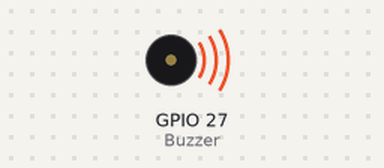
Simulated run of this sketch. Board: ESP32. Shown: buzzer (waves = sounding, pin HIGH).

Above: at 0.5 s.
Timing chart, 0 to 4.6 s (numbered marks = the images above):
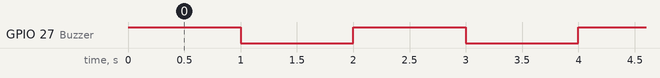

Measured:
- by itself, GPIO 27 (Buzzer): alternates HIGH for 1.0 s and LOW for 1.0 s

The sketch:

Dikira_Buka_Bisnis_BUZZER.ino
```cpp
const int Buzzer = 27;
void setup() {
  pinMode(Buzzer, OUTPUT);
}
void loop() {
  // Aktifkan buzzer
  digitalWrite(Buzzer, HIGH);
  delay(1000);
  digitalWrite(Buzzer, LOW);
  delay(1000);
}
```
